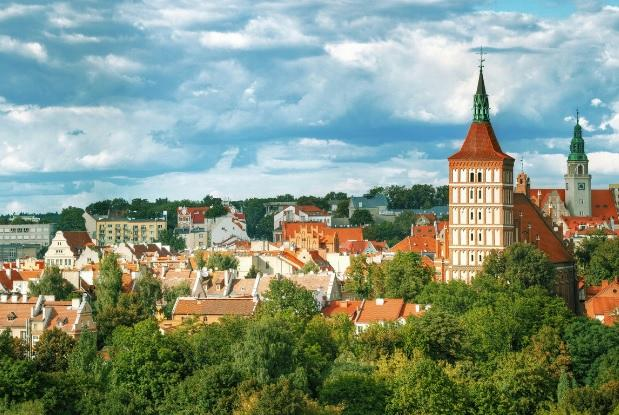
#> input picture lab11/obraz2.jpg, 619 x 415 px, given in place of olsztyn.jpg, which was not available; the run also reads 1 picture not shown here
$ jupyter execute dodatkowe2rap.ipynb   (text cells are left out)
#> lines starting #> are read from the running program, lines starting #| are printed output that depends on the picture; pictures that were not available may be replaced by others from this repository, and a replacement may not be noted
[cell 1]
from PIL import Image, ImageChops
import numpy as np

[cell 2]
# Otwórz obraz w trybie RGB
obraz1 = Image.open("olsztyn.jpg").convert("RGB")
#> obraz1 is the input picture: PIL image 619x415 RGB; mean R, G, B 132.3, 148.8, 131.3

# Konwersja obrazu1 na tryb YCbCr
obraz2 = obraz1.convert("YCbCr")
#> obraz2: PIL image 619x415 YCbCr; mean of channels 0, 1, 2 141.4, 121.6, 120.7

# Zapisz obraz2
obraz2.save("obraz2.jpg")

# Pokaż obraz2
obraz2

[cell 3]
# Funkcja do konwersji kanałów RGB na YCbCr
def rgb_to_ycbcr(image):
    # Konwertujemy obraz do tablicy NumPy w trybie RGB
    img_array = np.array(image)

    # Wyodrębnianie kanałów R, G, B
    R = img_array[:, :, 0]
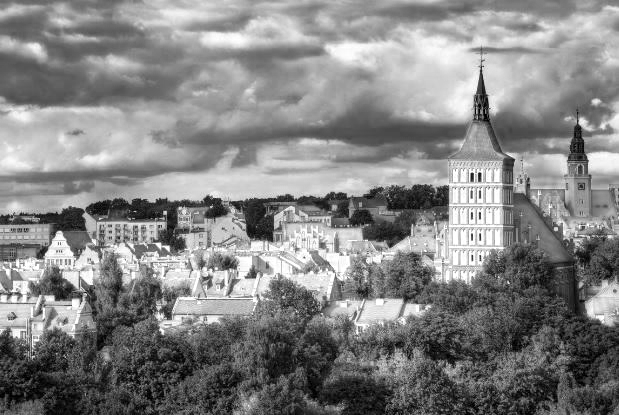
#> R: shape (415, 619); min 0, max 255, mean 132.3
    G = img_array[:, :, 1]
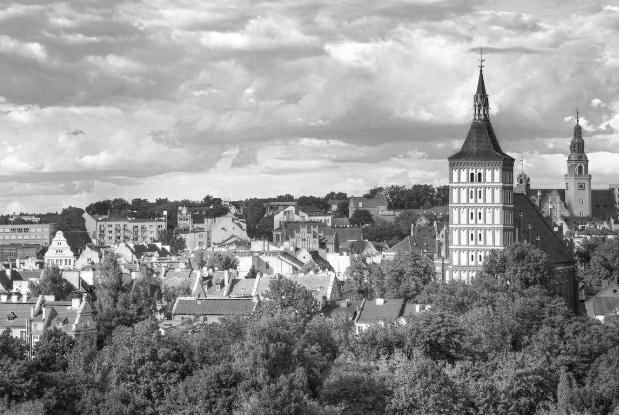
#> G: shape (415, 619); min 1, max 255, mean 148.8
    B = img_array[:, :, 2]
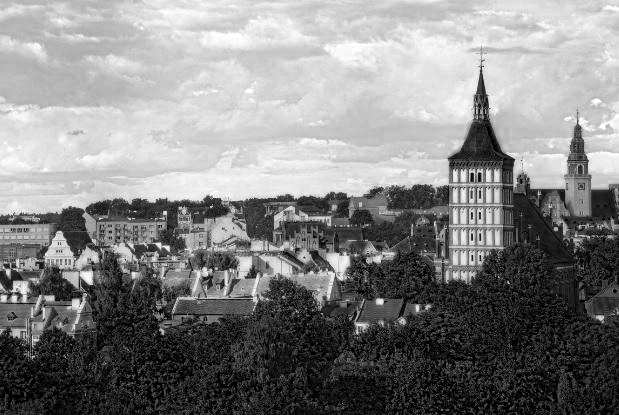
#> B: shape (415, 619); min 0, max 255, mean 131.3

    # Wyznaczanie kanałów Y, Cb, Cr zgodnie z formułami
    Y = 16. + (64.738 * R + 129.057 * G + 25.064 * B) / 255.
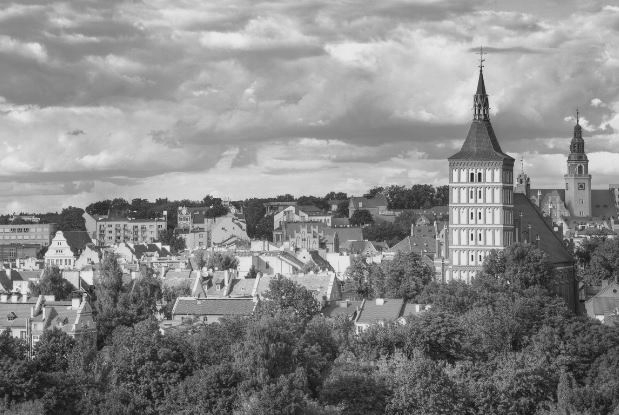
#> Y: shape (415, 619) float64; min 17.52, max 234.9, mean 137.8
    Cb = 128. + (-37.945 * R - 74.494 * G + 112.439 * B) / 255.
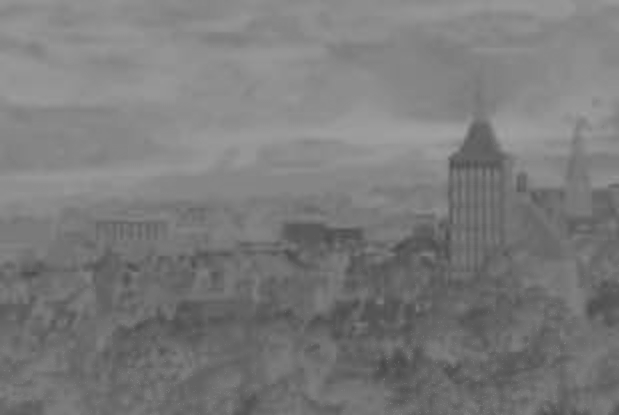
#> Cb: shape (415, 619) float64; min 73.3, max 161.5, mean 122.7
    Cr = 128. + (112.439 * R - 94.154 * G - 18.285 * B) / 255.
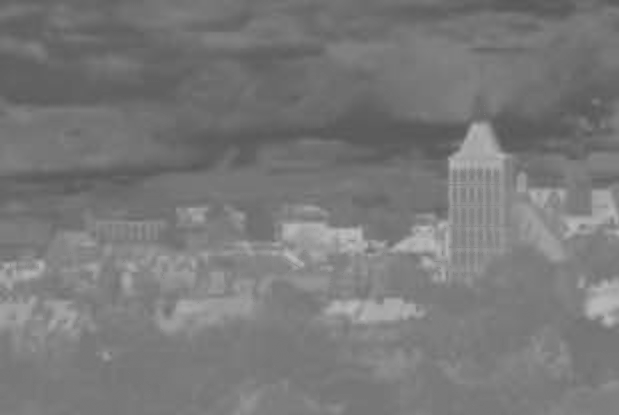
#> Cr: shape (415, 619) float64; min 87.57, max 189.1, mean 122

    # Łączenie kanałów Y, Cb, Cr w jeden obraz
    ycbcr_image = np.stack((Y, Cb, Cr), axis=-1)
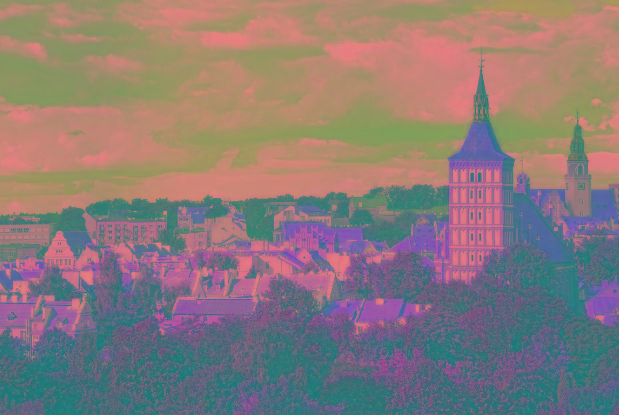
#> ycbcr_image: shape (415, 619, 3) float64; mean of channels 0, 1, 2 137.8, 122.7, 122; drawn as R, G, B

    # Zwracamy wynik jako obraz Pillow w trybie YCbCr
    return Image.fromarray(np.uint8(ycbcr_image))


# Zastosowanie funkcji do obrazu1
obraz3 = rgb_to_ycbcr(obraz1)

# Pokaż obraz3
obraz3

[cell 4]
# Otwórz obraz2 i obraz3
obraz2 = Image.open("obraz2.jpg")
#> obraz2: PIL image 619x415 RGB
obraz3 = Image.open("obraz3.jpg")

# Porównanie obrazów
difference = ImageChops.difference(obraz2, obraz3)
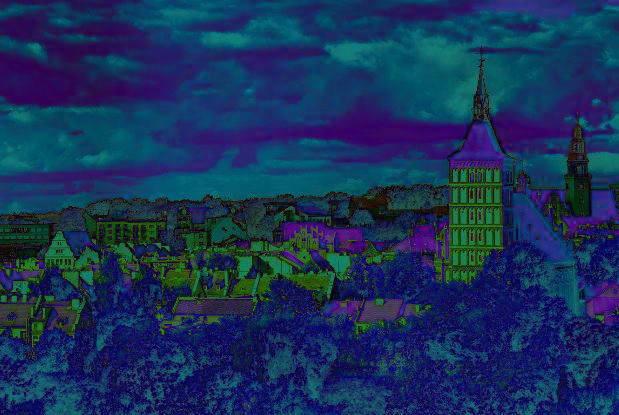
#> difference: PIL image 619x415 RGB; mean R, G, B 23.5, 49.6, 89.1

# Jeśli różnica to czarny obraz, oznacza to, że obrazy są identyczne
difference

[cell 5]
# Przekonwertowanie obraz2 (YCbCr) na RGB
obraz4 = obraz2.convert("RGB")

# Zapisz obraz4
obraz4.save("obraz4.jpg")

# Pokaż obraz4
obraz4

[cell 6]
# Porównanie obraz1 i obraz4
difference = ImageChops.difference(obraz1, obraz4)

# Zapisz różnicę, aby zobaczyć, czy obrazy są identyczne
difference
